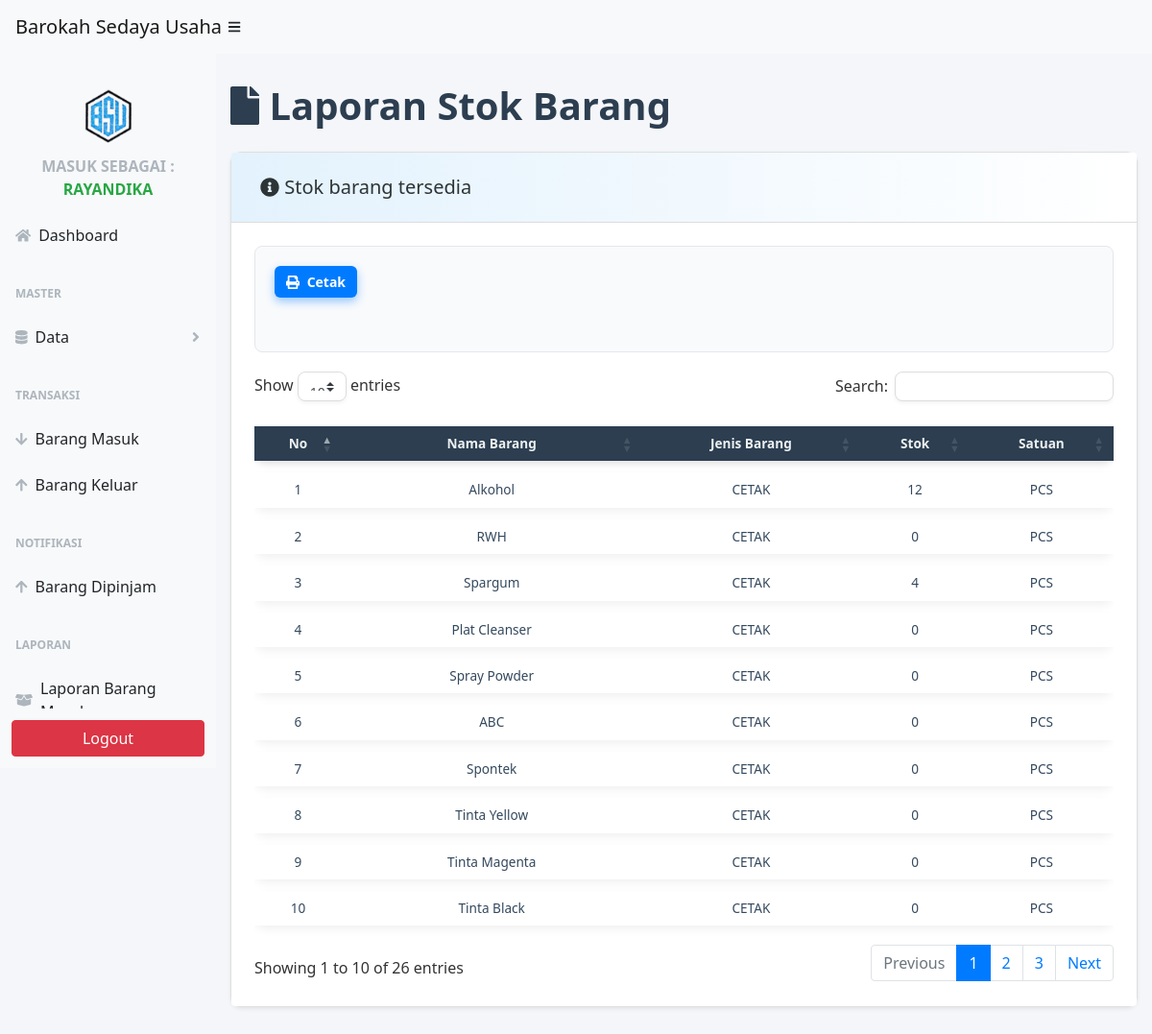
Page /admin/index.php?page=laporan_stok (signed in) on the committed database.
### tables this page shows
CREATE TABLE `databarang` (
  `id_barang` int(11) NOT NULL,
  `nama_barang` varchar(255) NOT NULL,
  `id_jenis` int(11) DEFAULT NULL,
  `id_satuan` int(11) DEFAULT NULL,
  `stok` int(11) NOT NULL,
  `tanggal_ditambahkan` timestamp NOT NULL DEFAULT current_timestamp(),
  `id_supplier` int(11) DEFAULT NULL
);

CREATE TABLE `jenisbarang` (
  `id_jenis` int(11) NOT NULL,
  `nama_jenis` varchar(100) NOT NULL,
  `deskripsi` text DEFAULT NULL
);

CREATE TABLE `satuan` (
  `id_satuan` int(11) NOT NULL,
  `satuan` varchar(50) NOT NULL
);

### admin/page/laporan/laporan_stok.php (the view, shortened to what this page needs)
<?php
$sql = "SELECT db.id_barang, db.nama_barang, jb.nama_jenis AS jenis_barang, db.stok, s.satuan
FROM databarang db
JOIN jenisbarang jb ON db.id_jenis = jb.id_jenis
JOIN satuan s ON db.id_satuan = s.id_satuan";
$result = $conn->query($sql);
?>
<div class="container-fluid">
    <div class="bg-dasboard">
        <h1 class="mt-4 mb-4"><i class="fas fa-file"></i> Laporan Stok Barang</h1>
    </div>
    <div class="card mb-4 shadow-sm">
        <div class="card-header">
            <h5 class="mb-0"><i class="fas fa-info-circle"></i> Stok barang tersedia</h5>
        </div>
        <div class="card-body p-3 p-md-4 bg-white rounded">
            <div class="filter-controls">
                <div class="row">
                    <div class="col-md-6">
                        <button class="btn btn-primary btn-sm" onclick="customPrint()">
                            <i class="fas fa-print mr-1"></i> Cetak
                        </button>
                    </div>
                </div>
            </div>
            <div class="table-responsive">
                <table class="table table-borderless table-sm" id="dataTable" width="100%" cellspacing="0">
                    <thead>
                        <tr>
                            <th>No</th>
                            <th>Nama Barang</th>
                            <th>Jenis Barang</th>
                            <th>Stok</th>
                            <th>Satuan</th>
                        </tr>
                    </thead>
                    <tbody>
                        <?php
                        if ($result->num_rows > 0) {
                            for ($no = 1; $data = $result->fetch_assoc(); $no++) {
                        ?>
                                <tr>
                                    <td data-label="No"><?= $no ?></td>
                                    <td data-label="Nama Barang"><?= $data['nama_barang'] ?></td>
                                    <td data-label="Jenis Barang"><?= $data['jenis_barang'] ?></td>
                                    <td data-label="Stok"><?= $data['stok'] ?></td>
                                    <td data-label="Satuan"><?= $data['satuan'] ?></td>
                                </tr>
                        <?php
                            }
                        } else {
                            echo "<tr><td colspan='5' class='text-center'>Tidak ada data</td></tr>";
                        }
                        ?>
                    </tbody>
                </table>
            </div>
        </div>
    </div>
</div>

### admin/page/laporan/laporan_stok.php (style rules this page uses)
body { font-family: 'Segoe UI', Tahoma, Geneva, Verdana, sans-serif; background-color: #f4f6f9; color: #333; }
.container-fluid { max-width: 100%; margin: 30px auto; padding: 0 15px; }
.bg-dasboard h1 { font-weight: 700; color: #2c3e50; }
.card { background: #fff; border-radius: 12px; box-shadow: 0 8px 20px rgba(0,0,0,0.1); transition: box-shadow 0.3s ease; }
.card-header { padding: 24px 30px; font-weight: 700; font-size: 1.4rem; background: linear-gradient(to right, #e3f2fd, #ffffff); border-bottom: 1px solid #ddd; display: flex; justify-content: space-between; align-items: center; color: #2d3436; border-top-left-radius: 16px; border-top-right-radius: 16px; }
.btn-primary { background-color: #007bff; color: #fff; border: none; padding: 10px 18px; font-weight: 600; border-radius: 8px; transition: 0.3s; box-shadow: 0 4px 10px rgba(0, 123, 255, 0.4); margin-right: 8px; }
.row { margin-bottom: 20px; }
#dataTable { width: 100%; border-collapse: separate; border-spacing: 0 12px; font-size: 0.85rem; }
#dataTable thead tr { background-color: #2c3e50; color: #ecf0f1; text-align: center; border-radius: 12px; box-shadow: 0 4px 6px rgba(0,0,0,0.1); display: table-row; }
#dataTable th, #dataTable td { padding: 8px 12px; vertical-align: middle !important; transition: background-color 0.3s ease; text-align: center; font-size: 0.85rem; }
#dataTable tbody tr { background: #fff; box-shadow: 0 4px 10px rgba(0,0,0,0.06); border-radius: 12px; transition: all 0.3s ease-in-out; }
#dataTable td { color: #34495e; }
.card-body { padding: 30px; }
.btn-sm { padding: 0.375rem 0.75rem; font-size: 0.875rem; line-height: 1.5; border-radius: 6px; }
.filter-controls { background: #f8fafc; padding: 20px; border-radius: 8px; margin-bottom: 20px; border: 1px solid #e5e7eb; }
.filter-controls button { margin-right: 8px; }

### rows in the picture
databarang: nama_barang "Alkohol", id_jenis.nama_jenis "CETAK", stok "12", id_satuan.satuan "PCS"
databarang: nama_barang "RWH", id_jenis.nama_jenis "CETAK", stok "0", id_satuan.satuan "PCS"
databarang: nama_barang "Spargum", id_jenis.nama_jenis "CETAK", stok "4", id_satuan.satuan "PCS"
databarang: nama_barang "Plat Cleanser", id_jenis.nama_jenis "CETAK", stok "0", id_satuan.satuan "PCS"
databarang: nama_barang "Spray Powder", id_jenis.nama_jenis "CETAK", stok "0", id_satuan.satuan "PCS"
databarang: nama_barang "ABC", id_jenis.nama_jenis "CETAK", stok "0", id_satuan.satuan "PCS"
databarang: nama_barang "Spontek", id_jenis.nama_jenis "CETAK", stok "0", id_satuan.satuan "PCS"
databarang: nama_barang "Tinta Yellow", id_jenis.nama_jenis "CETAK", stok "0", id_satuan.satuan "PCS"
databarang: nama_barang "Tinta Magenta", id_jenis.nama_jenis "CETAK", stok "0", id_satuan.satuan "PCS"
databarang: nama_barang "Tinta Black", id_jenis.nama_jenis "CETAK", stok "0", id_satuan.satuan "PCS"

### other values in the picture
$role "RAYANDIKA"
